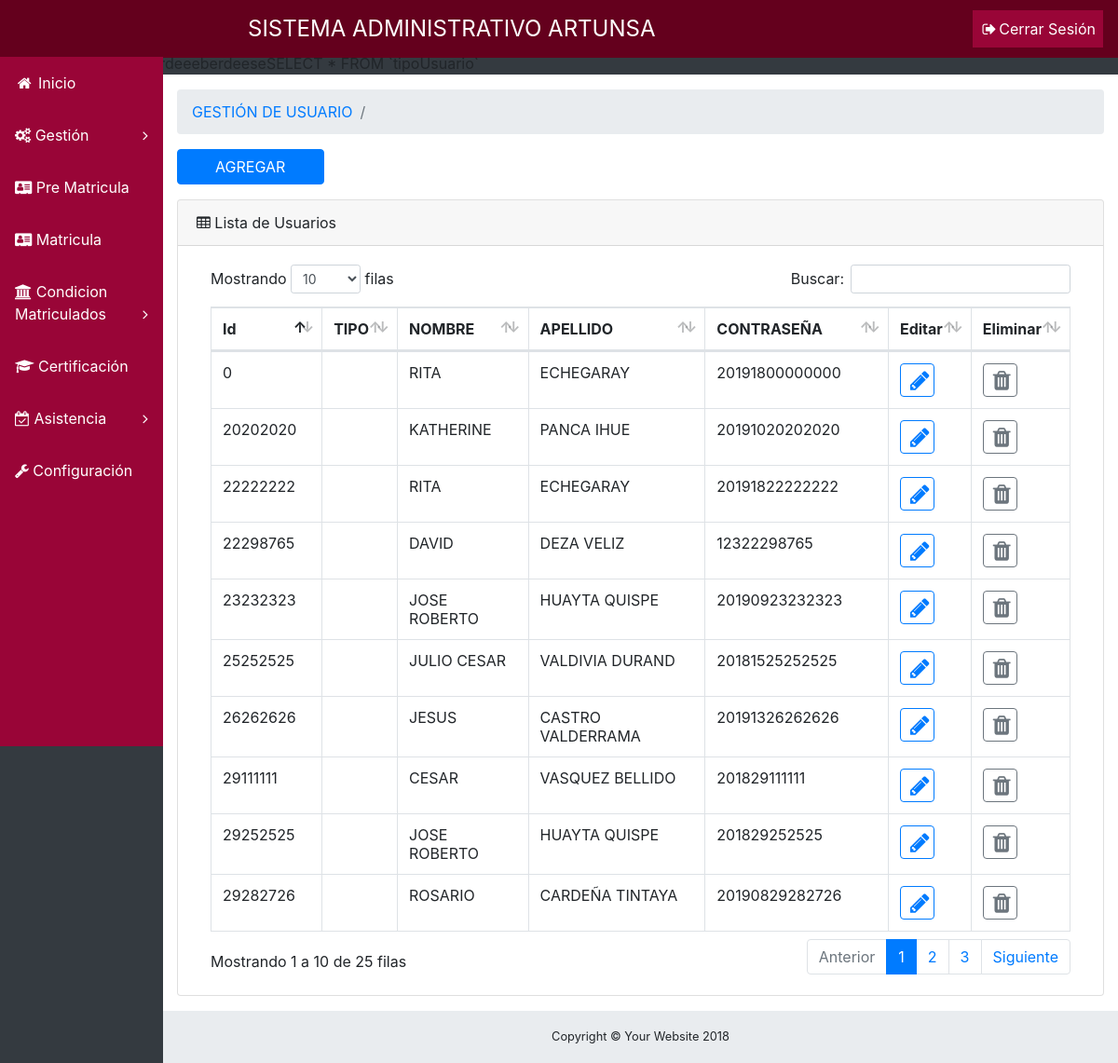
Page /controller/ControladorUsuario.php on the committed database.
### tables this page shows
CREATE TABLE `usuario` (
  `IdUsuario` int(11) NOT NULL,
  `IdTipoUsuario` int(11) DEFAULT NULL,
  `UsuarioNombre` char(50) DEFAULT NULL,
  `UsuarioApellido` char(50) DEFAULT NULL,
  `UsuarioContrasenia` char(50) DEFAULT NULL,
  `UsuarioEstReg` int(11) NOT NULL DEFAULT 1
);

### viewPhp/gestionUsuario.php (called while the page is built)
<?php
include 'index.php';
include '../view/usuario.php' ;
include 'foot.php';

### conexion/conexion.php (called while the page is built, shortened)
<?php
if (class_exists('Conexion') != true) {
    class Conexion {
        private $servername = "localhost";
        private $usernamePe = "root";
        private $password = "";
       	private $dbnamePermiso = "artunsa2019";
        private $conn = null;
        public function getConexion() {
            if ($this->conn == null) {
                $this->conn = new mysqli($this->servername, $this->usernamePe, $this->password, $this->dbnamePermiso );
            }
            return $this->conn;
        }
        public function getConexionPermiso() {
            if ($this->conn == null) {
                $this->conn = new mysqli($this->servername, $this->usernamePe, $this->password, $this->dbnamePermiso );
            }
            return $this->conn;
        }
    }
}

### view/usuario.php (the view, shortened to what this page needs)
<!DOCTYPE html>
<head>
</head>
<div class='content-wrapper'>
    <div class='container-fluid'>
        <ol class='breadcrumb'>
            <li class='breadcrumb-item'>
                <a id="primero" href='../controller/ControladorUsuario.php'></a>
            </li>
            <li class='breadcrumb-item active' id="mapa"></li>
        </ol>
        <div class="form-group">
            <div class="form-row">
                <div class="col-md-2">
                    <a class="btn btn-primary btn-block" id="botonAgregar" href="#">AGREGAR</a>
                </div>
            </div>
        </div>
        <div class='card mb-3' id="tabla">
            <div class='card-header'>
                <i class='fa fa-table'></i> Lista de Usuarios</div>
            <div class='card-body'>
                <div class='table-responsive'>
                    <table class='table table-bordered' id='dataTable' width='100%' cellspacing='0'>
                        <thead>
                            <tr>
                                <th>Id</th>
                                <th>TIPO</th>
                                <th>NOMBRE</th>
                                <th>APELLIDO</th>
                                <th>CONTRASEÑA</th>
                                <th> Editar </th>
                                <th> Eliminar</th>
                            </tr>
                        </thead>
                        <tbody>
                            <?php
                            $array = json_decode($usuarios, true);
                            foreach ($array as &$valor) {
                                echo "<tr>
                            <td> $valor[IdUsuario]  </td>
                            <td> $valor[TipoUsuarioNombre]  </td>
                            <td> $valor[UsuarioNombre] </td>
                            <td> $valor[UsuarioApellido] </td>
                            <td> $valor[UsuarioContrasenia] </td>
                            <td><button style=' padding: 5px 25px;padding-left: 10px;' type='submit' onclick='editar($valor[IdUsuario])' class=' col-md-2 botonModificar  btn btn-outline-primary btn-block' value= $valor[IdUsuario] ><span class='fa fa-pencil fa-2x'></a></td>
                            <td><button style=' padding: 5px 25px;padding-left: 10px;' type='submit' onclick='eliminar($valor[IdUsuario], \"$valor[UsuarioNombre] $valor[UsuarioApellido]\")' class=' col-md-2 botonEliminar btn btn-outline-secondary btn-block' nombre=' $valor[UsuarioNombre]  $valor[UsuarioApellido]' value= $valor[IdUsuario] ><span class='fa fa-trash fa-2x'></a></td>
                            </tr>";
                            }
                            ?>
                        </tbody>
                    </table>
                </div>
            </div>
        </div>
    </div>
</div>

### controller/ControladorUsuario.php (shortened to what this page needs)
<?php
require '../model/ModeloUsuario.php';
class ControllerUsuario implements OperationsController {
    public function invoke() {
        $estaFormularioLleno = isset($_POST['UsuarioNombre']) &&
                isset($_POST['UsuarioApellido']) && isset($_POST['UsuarioContrasenia']) &&
                isset($_POST['IdTipoUsuario']);
           echo "berdeee";
        $estaFiltrando = isset($_POST['id']);
        $estaModificandoOEliminando = isset($_POST['modo']);
        if (!$estaFiltrando && !$estaFormularioLleno && !$estaModificandoOEliminando) {
           echo "berdeese";
           $this->inicio();
        }
    }
    public function inicio() {
        $ModeloUsuario = new ModeloUsuario();
        $usuarios = $ModeloUsuario->getLista();
        include '../viewPhp/gestionUsuario.php';
    }
}
$controller = new ControllerUsuario();
$controller->invoke();

### model/ModeloUsuario.php (shortened to what this page needs)
<?php
require  '../conexion/conexion.php';
if (class_exists('ModeloUsuario') != true) {
    class ModeloUsuario {
        private $conn;
        public function __construct() {
            $conexion = new Conexion();
            $this->conn = $conexion->getConexionPermiso();
        }
        public function getConn() {
            return $this->conn;
        }
        public function getLista() {
            $sql = "SELECT * FROM `usuario` WHERE `UsuarioEstReg`=1";
            $result =  $this->getConn()->query($sql);
            $outp = $result->fetch_all(MYSQLI_ASSOC);
            return json_encode($outp);
        }
        public function getTodosTiposUsuarios(){
            $sql = "SELECT * FROM `tipoUsuario`";
            echo $sql;
            $result = $this->getConn()->query($sql);
            $outp = $result->fetch_all(MYSQLI_ASSOC);
            return json_encode($outp);
        }
    }
}

### viewPhp/index.php (shortened to what this page needs)
<!DOCTYPE html>
<html lang="en">
    <head>
        <link href="../vendor/bootstrap/css/bootstrap.min.css" rel="stylesheet">
		<link href="../vendor/font-awesome/css/font-awesome.css" rel="stylesheet" type="text/css">
        <link href="../vendor/datatables/dataTables.bootstrap4.css" rel="stylesheet">
        <link href="../css/sb-admin.css" rel="stylesheet">
    </head>
    <body class="fixed-nav sticky-footer bg-dark" id="page-top">
        <nav class="navbar navbar-expand-lg navbar-dark fixed-top"   id="mainNav" >
            <center> <a class="navbar-brand" href="#" style="padding-left: 250px; font-size:x-large" > SISTEMA ADMINISTRATIVO ARTUNSA </a></center>
            <div class="collapse navbar-collapse" id="navbarResponsive">
                <ul class="navbar-nav navbar-sidenav" style="
                    margin-top: 61px;
                    " id="exampleAccordion">
                    <li class="nav-item" data-toggle="tooltip" data-placement="right" title="Dashboard">
                        <a class="nav-link" href="../viewPhp/gestionHome.php">
                            <i class="fa fa-fw fa-home"></i>
                            <span class="nav-link-text">Inicio</span>
                        </a>
                    </li>
                    <li class="nav-item" data-toggle="tooltip" data-placement="right" title="Components">
                        <a class="nav-link nav-link-collapse collapsed" data-toggle="collapse" href="#collapseComponents" data-parent="#exampleAccordion">
                            <i class="fa fa-cogs"> </i>
                            <span class="nav-link-text">Gestión</span>
                        </a>
                    </li>
                    <li class="nav-item" data-toggle="tooltip" data-placement="right" title="Charts">
                        <a class="nav-link" href="../controller/ControladorAlumnoPrematricula.php">
                            <i class="fa fa-address-card"> </i>
                            <span class="nav-link-text">Pre Matricula</span>
                        </a>
                    </li>
                    <li class="nav-item" data-toggle="tooltip" data-placement="right" title="Charts">
                        <a class="nav-link" href="../controller/ControladorAlumnoGrupo.php">
                            <i class="fa fa-address-card"> </i>
                            <span class="nav-link-text">Matricula</span>
                        </a>
                    </li>
                    <li class="nav-item" data-toggle="tooltip" data-placement="right" title="Components">
                        <a class="nav-link nav-link-collapse collapsed" data-toggle="collapse" href="#collapseComponents10" data-parent="#exampleAccordion">
                            <i class="fa fa-university"> </i>
                            <span class="nav-link-text">Condicion Matriculados</span>
                        </a>
                    </li>
                    <li class="nav-item" data-toggle="tooltip" data-placement="right" title="Charts">
                        <a class="nav-link" href="../controller/ControladorCertificacionAlumno.php">
                            <i class="fa fa-mortar-board"> </i>
                            <span class="nav-link-text">Certificación</span>
                        </a>
                    </li>		<li class="nav-item" data-toggle="tooltip" data-placement="right" title="Components">
                        <a class="nav-link nav-link-collapse collapsed" data-toggle="collapse" href="#collapseComponents2" data-parent="#exampleAccordion">
                            <i class="fa fa-calendar-check-o"> </i>
                            <span class="nav-link-text">Asistencia</span>
                        </a>
                    </li>
                    <li class="nav-item" data-toggle="tooltip" data-placement="right" title="Tables">
                        <a class="nav-link" href="../controller/ControladorSede.php">
                            <i class="fa fa-wrench"></i>
                            <span class="nav-link-text">Configuración</span>
                        </a>
                    </li>
                </ul>
                <ul class="navbar-nav ml-auto">
                    <li class="nav-item">
                        <a class="nav-link" data-toggle="modal" data-target="#exampleModal" >
                            <i class="fa fa-fw fa-sign-out"></i>Cerrar Sesión</a>
                    </li>
                </ul>
            </div>
        </nav>
    </body>
</html>

### viewPhp/foot.php
<footer class='sticky-footer'>
   <div class='container'>
       <div class='text-center'>
           <small>Copyright © Your Website 2018</small>
       </div>
   </div>
</footer>

### css/sb-admin.css (style rules this page uses)
#mainNav { background-color: #64001D; }
html { position: relative; min-height: 100%; }
#navbarResponsive ul { background: #990537; }
body { overflow-x: hidden; }
body.sticky-footer { margin-bottom: 56px; }
body.sticky-footer .content-wrapper { min-height: calc(100vh - 56px - 56px); }
body.fixed-nav { padding-top: 56px; }
.content-wrapper { min-height: calc(100vh - 56px); padding-top: 1rem; }
#mainNav .navbar-collapse { overflow: auto; max-height: 75vh; }
#mainNav .navbar-collapse .navbar-nav .nav-item .nav-link { cursor: pointer; }
#mainNav .navbar-collapse .navbar-sidenav .nav-link-collapse:after { float: right; content: '\f107'; font-family: 'FontAwesome'; }
#mainNav .navbar-collapse .navbar-sidenav .nav-link-collapse.collapsed:after { content: '\f105'; }
@media (min-width: 992px) { #mainNav .navbar-brand { width: 250px; } }
@media (min-width: 992px) { #mainNav .navbar-collapse { overflow: visible; max-height: none; } }
@media (min-width: 992px) { #mainNav .navbar-collapse .navbar-sidenav { position: absolute; top: 0; left: 0; -webkit-flex-direction: column; -ms-flex-direction: column; flex-direction: column; margin-top: 56px; } }
@media (min-width: 992px) { #mainNav .navbar-collapse .navbar-sidenav > .nav-item { width: 175px; padding: 0; } }
@media (min-width: 992px) { #mainNav .navbar-collapse .navbar-sidenav > .nav-item > .nav-link { padding: 1em; } }
@media (min-width: 992px) { #mainNav.fixed-top .navbar-sidenav { height: calc(100vh - 60px); } }
.content-wrapper { overflow-x: hidden; background: white; }
@media (min-width: 992px) { .content-wrapper { margin-left: 175px; } }
#mainNav.navbar-dark .navbar-collapse .navbar-sidenav .nav-link-collapse:after { color: white; }
#mainNav.navbar-dark .navbar-collapse .navbar-sidenav > .nav-item > .nav-link { color: white; }
@media (min-width: 992px) { #mainNav.navbar-dark .navbar-collapse .navbar-sidenav { background: #990537; } }
footer.sticky-footer { position: absolute; right: 0; bottom: 0; width: 100%; height: 56px; background-color: #e9ecef; line-height: 55px; }
@media (min-width: 992px) { footer.sticky-footer { width: calc(100% - 175px); } }

### rows in the picture
usuario: IdUsuario "0", UsuarioNombre "RITA", UsuarioApellido "ECHEGARAY", UsuarioContrasenia "20191800000000"
usuario: IdUsuario "20202020", UsuarioNombre "KATHERINE", UsuarioApellido "PANCA IHUE", UsuarioContrasenia "20191020202020"
usuario: IdUsuario "22222222", UsuarioNombre "RITA", UsuarioApellido "ECHEGARAY", UsuarioContrasenia "20191822222222"
usuario: IdUsuario "22298765", UsuarioNombre "DAVID", UsuarioApellido "DEZA VELIZ", UsuarioContrasenia "12322298765"
usuario: IdUsuario "23232323", UsuarioNombre "JOSE ROBERTO", UsuarioApellido "HUAYTA QUISPE", UsuarioContrasenia "20190923232323"
usuario: IdUsuario "25252525", UsuarioNombre "JULIO CESAR", UsuarioApellido "VALDIVIA DURAND", UsuarioContrasenia "20181525252525"
usuario: IdUsuario "26262626", UsuarioNombre "JESUS", UsuarioApellido "CASTRO VALDERRAMA", UsuarioContrasenia "20191326262626"
usuario: IdUsuario "29111111", UsuarioNombre "CESAR", UsuarioApellido "VASQUEZ BELLIDO", UsuarioContrasenia "201829111111"
usuario: IdUsuario "29252525", UsuarioNombre "JOSE ROBERTO", UsuarioApellido "HUAYTA QUISPE", UsuarioContrasenia "201829252525"
usuario: IdUsuario "29282726", UsuarioNombre "ROSARIO", UsuarioApellido "CARDEÑA TINTAYA", UsuarioContrasenia "20190829282726"

### other values in the picture
$sql "SELECT * FROM `tipoUsuario`"
